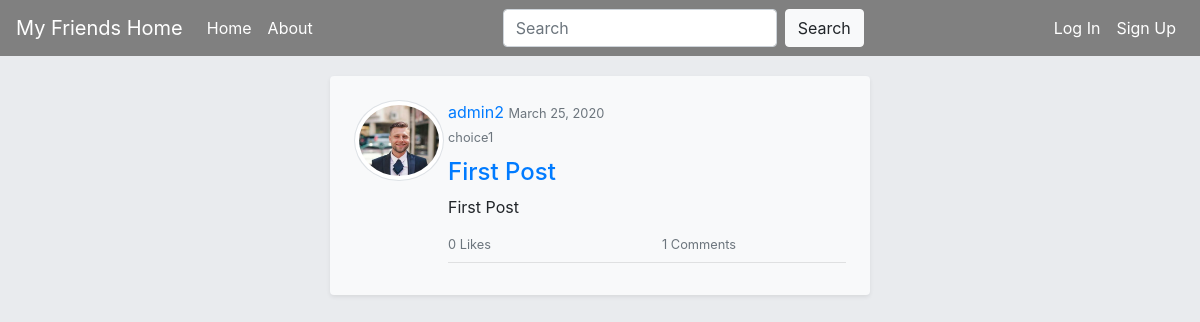
Before: / with the older database file.
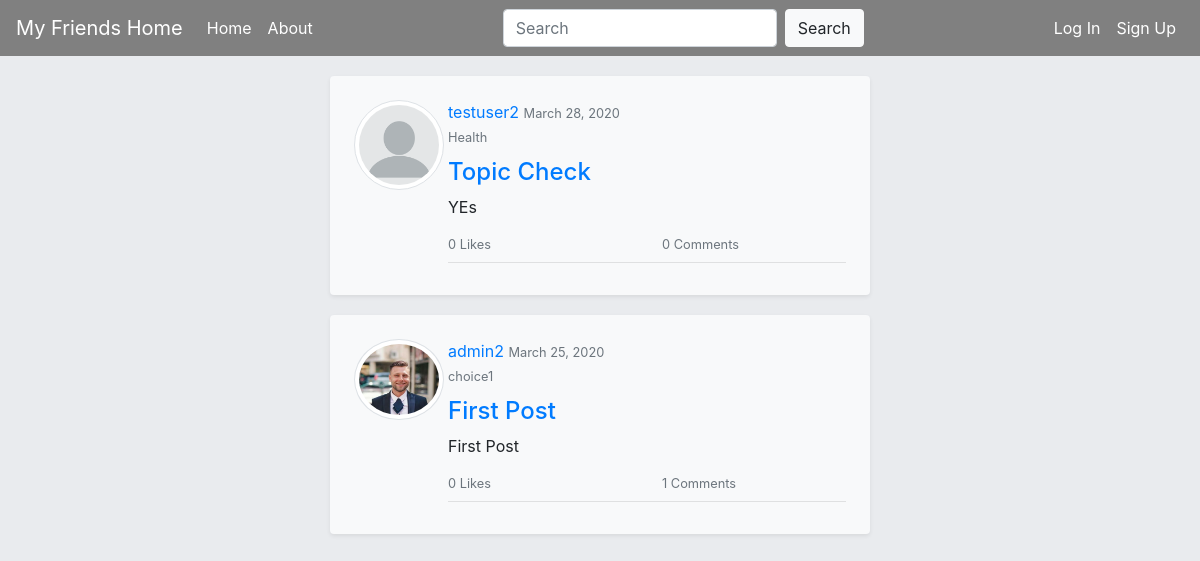
After: the same page with the newer database file.
### blog/models.py (models this page shows, shortened)
class Post(models.Model):
    author = models.ForeignKey(User, related_name='posts', on_delete=models.CASCADE)
    title = models.CharField(max_length=200)
    text = models.TextField()
    topic = models.CharField(
        max_length=30,
        choices=(
            ('General', 'General'),
            ('Sports & Fitness', 'Sports & Fitness'),
            ('Health', 'Health'),
            ('Entertainment', 'Entertainment'),
            ('Music', 'Music'),
            ('Education', 'Education'),
            ('Science & Tech', 'Science & Tech'),
            ('Humor', 'Humor'),
            ('Food & Drink', 'Food & Drink'),
            ('Family & Parenting', 'Family & Parenting'),
            ('Style', 'Style'),
            ('Arts', 'Arts'),
            ('Travel', 'Travel'),
            ('Animals', 'Animals'),
        ),
        default='choice1',
    )
    created_date = models.DateTimeField(default=timezone.now)
    likes = models.ManyToManyField(Profile, related_name='likes', blank=True)
    def like_count(self):
        return self.likes.all().count()

### accounts/models.py (models this page shows, shortened)
class Profile(models.Model):
    user = models.OneToOneField(User, on_delete=models.CASCADE)
    image = models.ImageField(default='default_profile.png', upload_to='', blank=True)
    friends = models.ManyToManyField('Profile', blank=True)

### blog/views.py (the view)
# urls.py: path('', views.PostList, name='post_list'),
def PostList(request):
    if request.user.is_authenticated:
        users = Profile.objects.exclude(user=request.user)
    else:
        users = Profile.objects.all()
    posts = Post.objects.all().order_by('-created_date')
    context = {
        'users': users,
        'posts': posts,
        'friends_label': 'Make Friends',
    }
    return render(request, "blog/post_list.html", context)

### blog/templates/blog/post_list.html (shortened to what this page needs)
{% extends "blog/base.html" %}
{% block content %}
{% load static %}
{% for post in posts %}
<article class="p-4 bg-light rounded shadow-sm post">
    <div class="media">
        <div class="media-left media-top">
            <a href="{% url 'profile_watch' pk=post.author.pk %}">
                <img class="rounded-circle img-thumbnail" src="{{ post.author.profile.image.url }}" alt="" width="90">
            </a>
        </div>
        <div class="media-body ml-1">
            <div class="user-and-date">
                <a href="{% url 'profile_watch' pk=post.author.pk %}">{{ post.author.username }}</a>
                <small class="text-muted">{{ post.created_date|date:"F d, Y" }}</small><br>
                <small class="text-muted">{{ post.topic  }}</small>
            </div>
            <h4 class="media-heading"><a href="{% url 'post_detail' pk=post.pk %}">{{ post.title }}</a></h4>
            <p class="font-italic mb-0">{{ post.text|safe|linebreaksbr }}</p>
            <div class="row small text-muted mt-3 mb-0">
                <div class="col-lg-6 float-left">{{post.like_count}} Likes</div>
                <div class="col-lg-6 float-right">{{ post.comments.count }} Comments</div>
            </div>
            <hr class="my-2">
        </div>
    </div>
</article>
{% endfor %}
{% endblock %}

### blog/templates/blog/base.html (shortened to what this page needs)
<!DOCTYPE html>
{% load static %}
<html lang="en">
<head>
    <link rel="stylesheet" href="https://stackpath.bootstrapcdn.com/bootstrap/4.4.1/css/bootstrap.min.css">
    <link rel="stylesheet" href="{% static '/css/blog.css' %}">
    <link rel="stylesheet" href="//cdn.jsdelivr.net/npm/medium-editor@latest/dist/css/medium-editor.min.css" type="text/css" media="screen" charset="utf-8">
</head>
    <body>
    <nav class="navbar navbar-expand-lg navbar-light my-bar-bg">
      <a class="navbar-brand" href="{% url 'post_list' %}">My Friends Home</a>
      <div class="collapse navbar-collapse" id="navbarSupportedContent">
        <ul class="navbar-nav mr-auto">
          <li class="nav-item active">
            <a class="nav-link" href="{% url 'post_list' %}">Home <span class="sr-only">(current)</span></a>
            <li class="nav-item active">
            <a class="nav-link" href="{% url 'about' %}">About</a>
          </li>
        </ul>
       <ul class="navbar-nav mr-auto">
           <li class="nav-item">
               <form class="form-inline my-2 my-lg-0  ml-auto">
                  <input class="form-control mr-sm-2" type="search" placeholder="Search" aria-label="Search">
                  <button class="btn btn-light" type="submit">Search</button>
               </form>
           </li>
       </ul>
        <ul class="navbar-nav">
         {% if user.is_authenticated %}
         <li class="nav-item">
             <a class="nav-link" href="{% url 'logout' %}">Log Out</a>
         </li>
         {% else %}
         <li class="nav-item">
             <a class="nav-link" href="{% url 'login' %}">Log In</a>
         </li>
         <li class="nav-item">
             <a class="nav-link" href="{% url 'signup' %}">Sign Up</a>
         </li>
         {% endif %}
         </ul>
      </div>
    </nav>
    <div class="container">
        <div class="row" >
            <div class="col-lg-3 col-sm-12 mt-2 ">
   <nav class="navbar">
        </nav>
   <nav class="navbar">
        </nav>
            </div>
            <div class="col-md-6 col-sm-12">
                <div class="blog_posts">
                    {% block content %}
                    {% endblock %}
                </div>
            </div>
            <div class="col-lg-3 col-sm-12 mt-3">
            </div>
        </div>
    </div>
</body>
</html>

### blog/static/css/blog.css (style rules this page uses)
body { background-color: #E9EBEE; }
.post { margin-top: 20px; }
.user-and-date { margin-bottom: 10px; }
.my-bar-bg { background-color: #808080; }
.nav-link { color: white !important; }
.navbar-brand { color: white !important; }

Changed rows visible on the page:
added Post: author.profile.image (placeholder picture), author.username "testuser2", created_date "March 28, 2020", topic "Health", title "Topic Check", text "YEs", like_count "0", comments.count "0"
